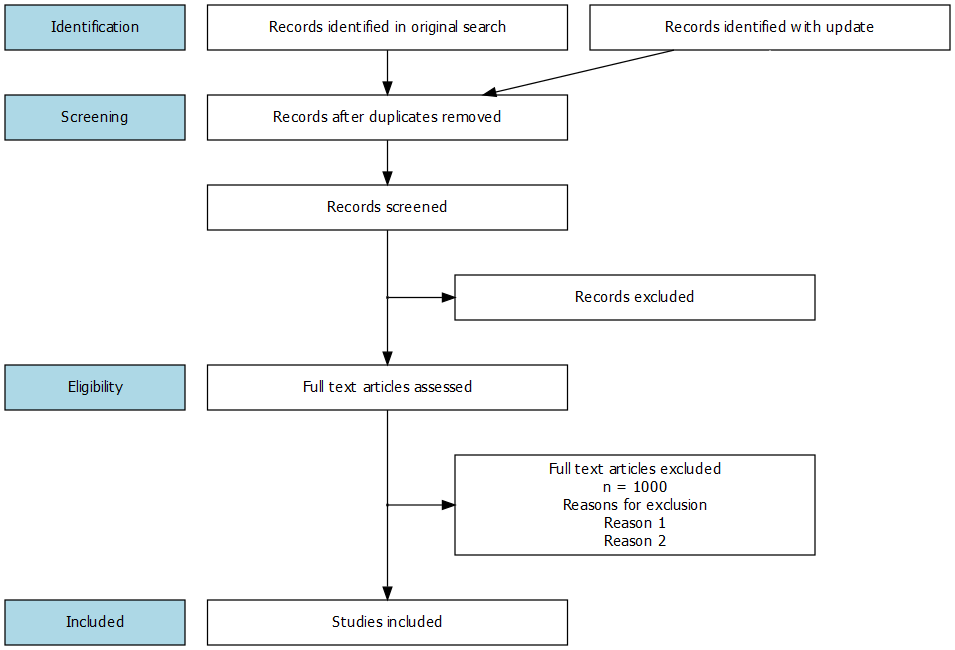

Write the R code that produced this figure.
# https://stackoverflow.com/questions/53618591/meta-analysis-flowchart
library(glue)
library(DiagrammeR)

excluded <- glue('Full text articles excluded
             n = 1000
             Reasons for exclusion
             Reason 1
             Reason 2')

code <- "
digraph cohort_flow_chart
{
node [fontname = Helvetica, fontsize = 12, shape = box, width = 4]
i[label = 'Identification', fillcolor = LightBlue, 
  style = filled,     width = 2]
j[label = 'Screening',fillcolor = LightBlue, style = filled, width = 2]
k[label = 'Eligibility', fillcolor = LightBlue, style = filled, 
  width = 2]
l[label = 'Included', fillcolor = LightBlue, style = filled, width = 2]

a[label = 'Records identified in original search']
b[label = 'Records identified with update']
c[label = 'Records after duplicates removed']
d[label = 'Records screened']
e[label = 'Records excluded']
f[label = 'Full text articles assessed']
g[label = 'Studies included']
h[label = '@@1']
blank_1[label = '', width = 0.01, height = 0.01]
blank_2[label = '', width = 0.01, height = 0.01]
blank_4[label = '', width = 4, color = White]

{ rank = same; a b i}
{ rank = same; blank_4 c j}
{ rank = same; f k}
{ rank = same; g l}
{ rank = same; blank_1 e}
{ rank = same; blank_2 h}

a -> c;
b -> c;
b -> blank_4 [ dir = none, color = White];
c -> d;
d -> blank_1 [ dir = none ];
blank_1 -> e [ minlen = 3 ];
blank_1 -> f;
f -> blank_2 [ dir = none ];
blank_2 -> h [ minlen = 3 ];
blank_2 -> g;

}

[1]: excluded
"

grViz(code)
